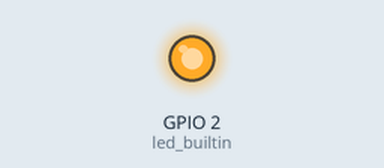
Bench run of a program on a simulated ESP32. On the bench: output pins drawn as LEDs (lit = HIGH). What the program prints to the serial monitor is not drawn.

Above: at 0.7 s.
At 12.8 s:
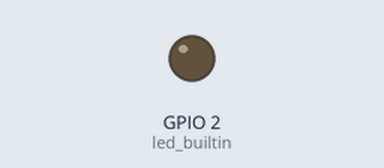
Timing chart, 0 to 14.8 s (numbered marks = the images above):
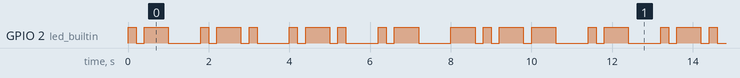

Measured:
- by itself, GPIO 2 (led_builtin): moves between LOW and HIGH, repeating every 11.4 s
- by itself, everything shown: repeats every 11.4 s, in 28 steps

The program:

main.cpp
```cpp
#include <Arduino.h>

/*
nome file: codiceMorse1
data: 02-10-2025
autore: alessio ferrari
testo del problema: Codificare in Morse una lettera dell'alfabeto a scelta e visualizzare la
                    codifica sul led built-in e sul Monitor Seriale
ipotesi aggiuntive/analisi del problema: Vengono codificate le lettere A, R, R, A, Y.
                    La durata del punto è di 200 ms, la linea 600 ms.
                    Lo spazio tra lettere è di 600 ms (equivalente a 3 punti)
                    Lo spazio tra parole è di 1400 ms (equivalente a 7 punti)
                    Utilizzo funzioni per punto, linea e spazio
*/


void setup() {
  Serial.begin(9600);
  Serial.println("Codice Morse");
  pinMode(2, OUTPUT); // led builtin
}

  /***
   * funzione per punto
   */
  void punto() {
    digitalWrite(2, HIGH);
    Serial.print(".");
    delay(200); // durata
    digitalWrite(2, LOW); // spengo il led
    delay(200);
  }

  /***
   * funzione per linea (equiv. di 3 punti)
   */
  void linea() {
    digitalWrite(2, HIGH);
    Serial.print("-");
    delay(600); // durata
    digitalWrite(2, LOW);
    delay(200);
  }

  /***
   * funzione per spazio
   * param: durata in ms
   */
  void spazio(int durata) {
    Serial.print(" ");
    delay(durata);
  }

  // array di funzioni
  // typedef = crea un nuovo tipo di dato
  // * --> puntatore a funzione (non posso puntare direttamente alla funzione, ma punto ad un indirizzo di memoria)
  typedef void (*MorseFunc)();

  // definizione delle lettere
  MorseFunc letterA[] = { punto, linea };
  MorseFunc letterR[] = { punto, linea, punto };
  MorseFunc letterY[] = { linea, punto, linea, linea };

void loop() {
  Serial.println("\nLettera A:");
  for (int i = 0; i < 2; i++) { // scorro l'array
    letterA[i](); // chiamo la funzione
  }
  spazio(600); // spazio tra una parola e un altra (equivalente a 3 punti)
  Serial.println("\nLettera R:");
  for (int i = 0; i < 3; i++) { // scorro l'array
    letterR[i](); // chiamo la funzione
  }
  spazio(600);
  Serial.println("\nLettera R:");
  for (int i = 0; i < 3; i++) { // scorro l'array
    letterR[i](); // chiamo la funzione
  }
  spazio(600);
  Serial.println("\nLettera A:");
  for (int i = 0; i < 2; i++) { // scorro l'array
    letterA[i](); // chiamo la funzione
  }
  spazio(600);
  Serial.println("\nLettera Y:");
  for (int i = 0; i < 4; i++) { // scorro l'array
    letterY[i](); // chiamo la funzione
  }
  spazio(600);

}
```
